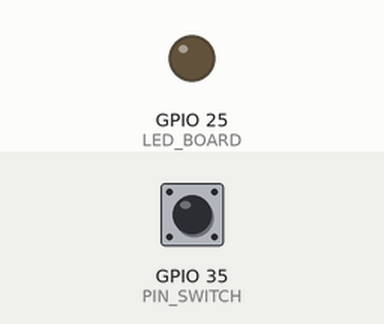
Simulated run of this sketch. Board: ESP32. Shown: output pins drawn as LEDs (lit = HIGH). The inputs (shaded band) are chosen by the test bench; at power-on: GPIO 35 (PIN_SWITCH) HIGH.

Above: at 1.2 s.
1.3 s: GPIO 35 (PIN_SWITCH) pulled LOW for 0.15 s
At 1.37 s:
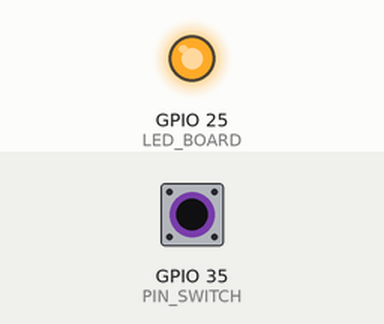
2.9 s: GPIO 35 (PIN_SWITCH) pulled LOW for 3.2 s
At 6.6 s:
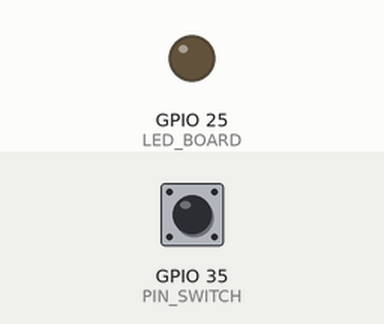
Timing chart, 0 to 8.1 s (numbered marks = the images above; inputs shaded):
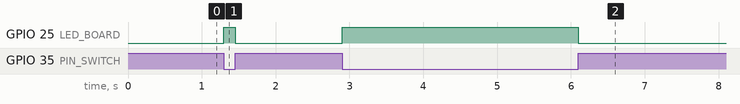

The sketch:

Ejercicio_3_Primera_Clase.ino.ino
```cpp
/*
Seminario de Informatica y Telecomunicaciones
Clase 21/3 - Ejercicio 3

*/

#define LED_BOARD 25
#define PIN_SWITCH 35

void setup() {

pinMode(LED_BOARD, OUTPUT);
pinMode(PIN_SWITCH, INPUT_PULLUP);


}

void loop() {

digitalRead(PIN_SWITCH);

if(digitalRead(PIN_SWITCH) == 0){

digitalWrite(LED_BOARD, HIGH);

}

if(digitalRead(PIN_SWITCH) == 1){

digitalWrite(LED_BOARD, LOW);

}

}
```

Measured:
- after the input at 1.3 s, GPIO 25 (LED_BOARD): LOW → HIGH at once, → LOW 0.15 s later
- after the input at 2.9 s, GPIO 25 (LED_BOARD): LOW → HIGH at once, → LOW 3.2 s later
